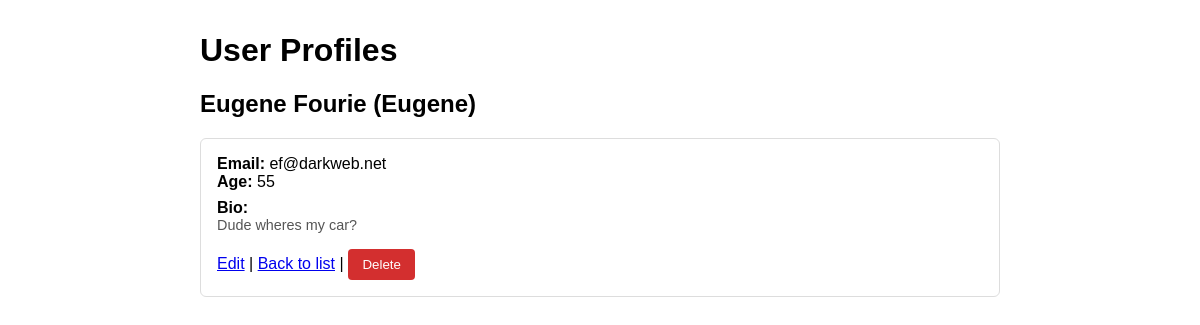
/profile/2, run on an earlier commit of the app's database.
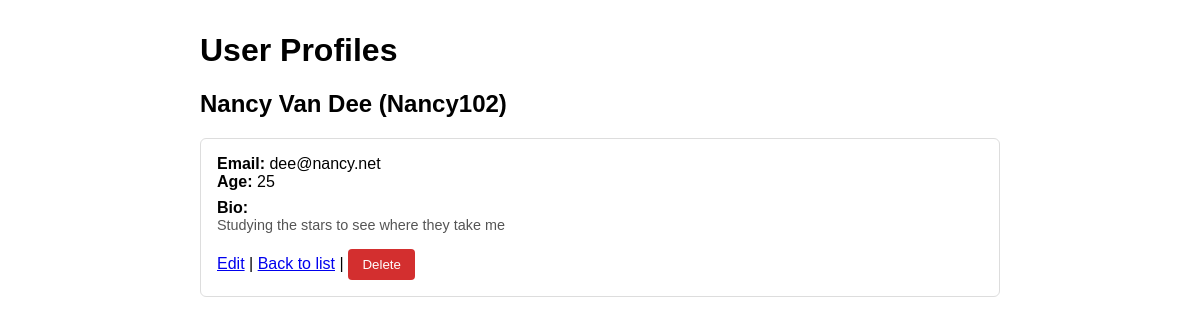
And on a later commit of the database.
### tables this page shows
CREATE TABLE users (
    id INTEGER PRIMARY KEY AUTOINCREMENT,
    username TEXT NOT NULL UNIQUE,
    full_name TEXT NOT NULL,
    email TEXT NOT NULL UNIQUE,
    age INTEGER,
    bio TEXT
);

### app/routes.py (the view)
@bp.route('/profile/<int:user_id>')
def profile(user_id):
    db = get_db_connection(current_app.config['DATABASE'])
    user = db.execute('SELECT * FROM users WHERE id = ?', (user_id,)).fetchone()
    db.close()
    if not user:
        flash('User not found', 'error')
        return redirect(url_for('main.index'))
    delete_form = DeleteForm()
    return render_template('profile.html', user=user, delete_form=delete_form)

### app/db.py (called while the page is built)
def get_db_connection(db_path: str):
    conn = sqlite3.connect(db_path)
    conn.row_factory = sqlite3.Row
    return conn

### app/templates/profile.html (shortened to what this page needs)
{% extends 'base.html' %}
{% block content %}
  <h2>{{ user['full_name'] }} ({{ user['username'] }})</h2>
  <div class="card">
    <div><strong>Email:</strong> {{ user['email'] }}</div>
    <div><strong>Age:</strong> {{ user['age'] or '—' }}</div>
    <div style="margin-top:0.5rem"><strong>Bio:</strong>
      <div class="small">{{ user['bio'] or 'No bio provided.' }}</div>
    </div>
    <div class="actions">
      <a href="{{ url_for('main.update', user_id=user['id']) }}">Edit</a> |
      <a href="{{ url_for('main.index') }}">Back to list</a> |
      <form id="deleteForm" method="post" action="{{ url_for('main.delete', user_id=user['id']) }}" style="display:inline">
        <button type="button" id="openDelete" class="btn" style="background:#d32f2f;color:white">Delete</button>
      </form>
    </div>
  </div>
{% endblock %}

What changed in the data, as far as the page shows it:
changed users: full_name "Eugene Fourie" → "Nancy Van Dee"; username "Eugene" → "Nancy102"; email "ef@darkweb.net" → "dee@nancy.net"; age "55" → "25"; bio "Dude wheres my car?" → "Studying the stars to see where they take me"
